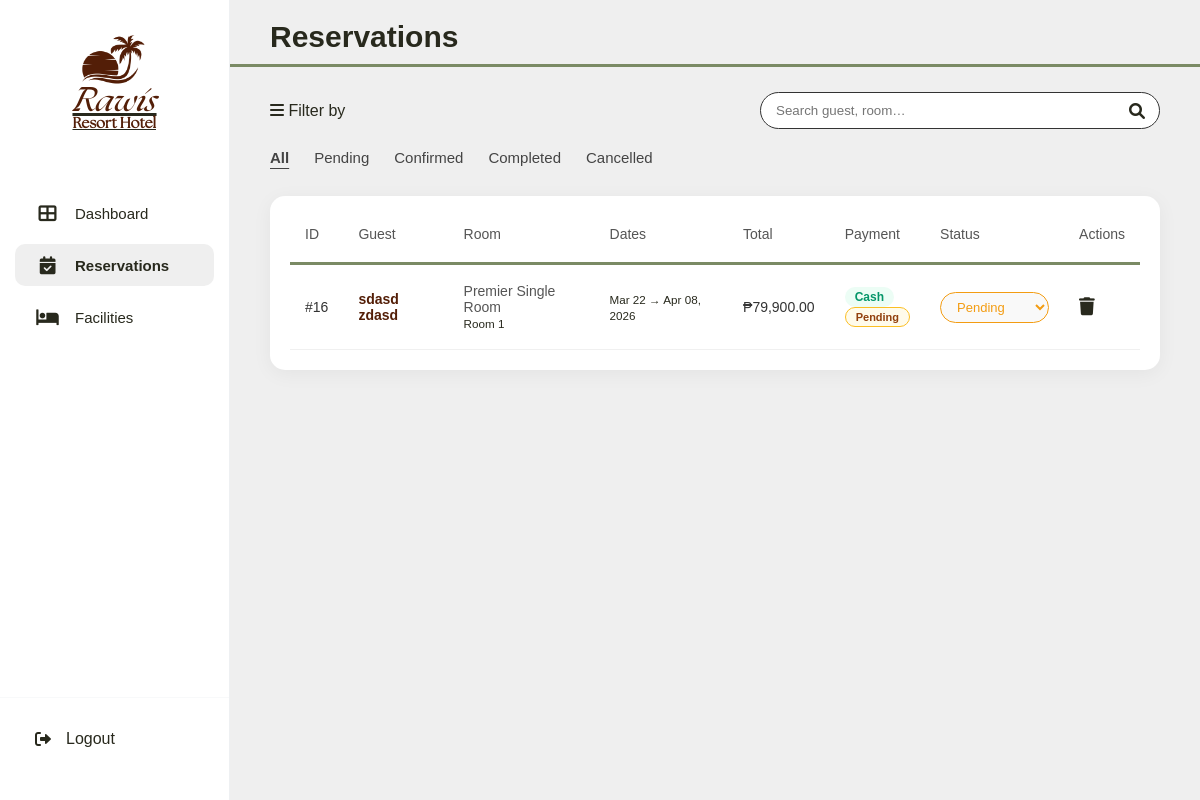
The app's page /admin/reservation.php (signed in) with its own data.
### tables this page shows
CREATE TABLE `reservations` (
  `reservation_id` int(11) NOT NULL AUTO_INCREMENT,
  `guest_id` int(10) unsigned NOT NULL,
  `room_id` int(11) NOT NULL,
  `check_in_date` date NOT NULL,
  `check_out_date` date NOT NULL,
  `num_guests` int(11) NOT NULL,
  `reservation_status` enum('Pending','Confirmed','Cancelled','Completed') DEFAULT 'Pending',
  `extra_requests` text DEFAULT NULL,
  `created_at` timestamp NULL DEFAULT current_timestamp(),
  `extra_guests` int(11) NOT NULL DEFAULT 0,
  `extra_beds` int(11) NOT NULL DEFAULT 0,
  PRIMARY KEY (`reservation_id`),
  KEY `guest_id` (`guest_id`),
  KEY `room_id` (`room_id`),
  CONSTRAINT `reservations_ibfk_1` FOREIGN KEY (`guest_id`) REFERENCES `users` (`id`) ON DELETE CASCADE,
  CONSTRAINT `reservations_ibfk_2` FOREIGN KEY (`room_id`) REFERENCES `rooms` (`room_id`) ON DELETE CASCADE
);

CREATE TABLE `users` (
  `id` int(10) unsigned NOT NULL AUTO_INCREMENT,
  `username` varchar(150) NOT NULL,
  `password` varchar(255) NOT NULL,
  `first_name` varchar(255) DEFAULT NULL,
  `last_name` varchar(255) DEFAULT NULL,
  `phone_number` varchar(255) DEFAULT NULL,
  `created_at` timestamp NULL DEFAULT current_timestamp(),
  `role` enum('admin','guest') NOT NULL DEFAULT 'guest',
  PRIMARY KEY (`id`),
  UNIQUE KEY `username` (`username`)
);

CREATE TABLE `rooms` (
  `room_id` int(11) NOT NULL AUTO_INCREMENT,
  `room_number` varchar(20) NOT NULL,
  `room_type` varchar(50) NOT NULL,
  `max_capacity` int(11) NOT NULL,
  `price_per_night` decimal(10,2) NOT NULL,
  `room_status` varchar(20) NOT NULL,
  `image_path` text DEFAULT NULL,
  `extra_guest_fee` decimal(10,2) NOT NULL DEFAULT 0.00,
  `extra_bed_fee` decimal(10,2) NOT NULL DEFAULT 0.00,
  `num_bedrooms` int(11) NOT NULL DEFAULT 1,
  `num_beds` int(11) NOT NULL DEFAULT 1,
  `bed_type` varchar(50) NOT NULL DEFAULT 'Double',
  PRIMARY KEY (`room_id`),
  UNIQUE KEY `room_number` (`room_number`)
);

CREATE TABLE `payments` (
  `payment_id` int(11) NOT NULL AUTO_INCREMENT,
  `reservation_id` int(11) NOT NULL,
  `amount_paid` decimal(10,2) NOT NULL,
  `payment_method` enum('Cash','GCash','Card') NOT NULL,
  `payment_status` enum('Pending','Awaiting Verification','Completed','Rejected','Refunded') DEFAULT 'Pending',
  `reference_number` varchar(100) DEFAULT NULL,
  `notes` text DEFAULT NULL,
  `payment_date` timestamp NULL DEFAULT current_timestamp(),
  `card_last4` varchar(4) DEFAULT NULL,
  PRIMARY KEY (`payment_id`),
  KEY `fk_payment_reservation` (`reservation_id`),
  CONSTRAINT `fk_payment_reservation` FOREIGN KEY (`reservation_id`) REFERENCES `reservations` (`reservation_id`) ON DELETE CASCADE
);

### admin/reservation.php (the view, shortened to what this page needs)
<?php
require_once __DIR__ . "/../php/config.php";
$reservations = $conn->query("
    SELECT r.*,
           u.first_name, u.last_name, u.phone_number,
           rm.room_number, rm.room_type, rm.price_per_night,
           (rm.price_per_night * DATEDIFF(r.check_out_date, r.check_in_date)) AS base_amount,
           p.payment_id, p.payment_method, p.payment_status, p.reference_number, p.amount_paid
    FROM reservations r
    JOIN users u  ON r.guest_id = u.id
    JOIN rooms rm ON r.room_id  = rm.room_id
    LEFT JOIN payments p ON p.reservation_id = r.reservation_id
    ORDER BY
        CASE p.payment_status
            WHEN 'Awaiting Verification' THEN 1
            WHEN 'Pending' THEN 2
            ELSE 3
        END,
        r.created_at DESC
");
function payBadge($s) {
    $map = [
        'Pending'               => 'pay-pending',
        'Awaiting Verification' => 'pay-awaiting',
        'Completed'             => 'pay-completed',
        'Rejected'              => 'pay-rejected',
        'Refunded'              => 'pay-refunded',
    ];
    $cls = $map[$s] ?? 'pay-pending';
    return "<span class='pay-badge {$cls}'>" . htmlspecialchars($s) . "</span>";
}
?>
<!DOCTYPE html>
<html lang="en">
<head>
</head>
<body>
<?php require_once __DIR__ . '/sidebar.php'; ?>
<main class="main-content">
    <div class="section-title">
        <h1>Reservations</h1>
        <hr class="header-line">
        <div class="toolbar">
            <div class="filter-group"><i class="fas fa-bars"></i> Filter by</div>
            <div class="search-add">
                <div class="search-bar">
                    <input type="text" id="searchInput" placeholder="Search guest, room…" oninput="filterTable()">
                    <i class="fas fa-search"></i>
                </div>
            </div>
        </div>
        <div class="status-filters">
            <a href="#" class="active" onclick="filterByStatus('all',this)">All</a>
            <a href="#" onclick="filterByStatus('Pending',this)">Pending</a>
            <a href="#" onclick="filterByStatus('Confirmed',this)">Confirmed</a>
            <a href="#" onclick="filterByStatus('Completed',this)">Completed</a>
            <a href="#" onclick="filterByStatus('Cancelled',this)">Cancelled</a>
        </div>
    </div>
    <div class="table-container">
        <table class="custom-table" id="resTable">
            <thead>
                <tr>
                    <th>ID</th>
                    <th>Guest</th>
                    <th>Room</th>
                    <th>Dates</th>
                    <th>Total</th>
                    <th>Payment</th>
                    <th>Status</th>
                    <th>Actions</th>
                </tr>
            </thead>
            <tbody>
                <?php while ($row = $reservations->fetch_assoc()):
                    $total = $row["amount_paid"] ?? $row["base_amount"];
                    $rowClass = ($row["payment_status"] === "Awaiting Verification") ? "row-awaiting" : "";
                    $pmClass = match($row["payment_method"]) {
                        "Cash"  => "pm-cash",
                        "GCash" => "pm-gcash",
                        "Card"  => "pm-card",
                        default => ""
                    };
                ?>
                <tr class="<?= $rowClass; ?>"
                    data-status="<?= htmlspecialchars($row["reservation_status"]); ?>">
                    <td class="id-column">#<?= $row["reservation_id"]; ?></td>
                    <td class="bold-text">
                        <a href="#" class="guest-link"
                           data-id="<?= $row["reservation_id"]; ?>"
                           data-name="<?= htmlspecialchars($row["first_name"] . " " . $row["last_name"]); ?>"
                           data-phone="<?= htmlspecialchars($row["phone_number"]); ?>"
                           data-room="<?= htmlspecialchars($row["room_number"] . " - " . $row["room_type"]); ?>"
                           data-checkin="<?= date("M d, Y", strtotime($row["check_in_date"])); ?>"
                           data-checkout="<?= date("M d, Y", strtotime($row["check_out_date"])); ?>"
                           data-status="<?= htmlspecialchars($row["reservation_status"]); ?>"
                           data-pay-method="<?= htmlspecialchars($row["payment_method"] ?? "-"); ?>"
                           data-pay-status="<?= htmlspecialchars($row["payment_status"] ?? "-"); ?>"
                           data-pay-ref="<?= htmlspecialchars($row["reference_number"] ?? ""); ?>"
                           data-pay-amount="<?= number_format($total, 2); ?>"
                           onclick="openReservationModal(event)">
                            <?= htmlspecialchars($row["first_name"] . " " . $row["last_name"]); ?>
                        </a>
                        <br>
                    </td>
                    <td>
                        <span class="room-type-tag"><?= htmlspecialchars($row["room_type"]); ?></span>
                        <br><small>Room <?= htmlspecialchars($row["room_number"]); ?></small>
                    </td>
                    <td>
                        <small><?= date("M d", strtotime($row["check_in_date"])); ?> → <?= date("M d, Y", strtotime($row["check_out_date"])); ?></small>
                    </td>
                    <td>₱<?= number_format($total, 2); ?></td>
                    <td>
                        <?php if ($row["payment_method"]): ?>
                            <span class="pm-pill <?= $pmClass; ?>">
                                <?= htmlspecialchars($row["payment_method"]); ?>
                            </span><br>
                        <?php endif; ?>
                        <?= payBadge($row["payment_status"] ?? "Pending"); ?>
                    </td>
                    <td>
                        <form method="POST" class="status-form">
                            <select name="reservation_status"
                                    class="status-select <?= strtolower($row["reservation_status"]); ?>"
                                    onchange="this.form.submit()">
                                <option value="Pending"   <?= $row["reservation_status"]==='Pending'   ?'selected':''; ?>>Pending</option>
                            </select>
                        </form>
                    </td>
                    <td class="actions-cell">
                        <div class="action-icons">
                            <a href="reservation.php?delete=<?= $row["reservation_id"]; ?>"
                               onclick="return confirm('Delete this reservation?');" class="delete-btn" title="Delete">
                                <i class="fas fa-trash"></i>
                            </a>
                        </div>
                    </td>
                </tr>
                <?php endwhile; ?>
            </tbody>
        </table>
    </div>
</main>
</body>
</html>

### assets/css/admin.css (style rules this page uses)
* { margin: 0; padding: 0; box-sizing: border-box; font-family: 'Poppins', sans-serif; color: #28291d; }
body { padding-left: 230px; background-color: #f4f7f6; }
.main-content { padding: 40px; background-color: #efefef; min-height: 100vh; }
.section-title h1 { font-size: 30px; margin-bottom: 10px; margin-top: -20px; }
.header-line { border: none; height: 3px; background-color: #7a8a64; width: calc(100% + 80px); margin: 0 -40px 25px -40px; }
.toolbar { justify-content: space-between; display: flex; align-items: center; gap: 20px; margin-bottom: 20px; }
.search-add { display: flex; align-items: center; gap: 20px; }
.search-bar { position: relative; flex-grow: 1; width: 400px; }
.search-bar input { width: 100%; padding: 10px 40px 10px 15px; border-radius: 20px; border: 1px solid #333; outline: none; }
.search-bar i { position: absolute; right: 15px; top: 50%; transform: translateY(-50%); }
.status-filters { margin-bottom: 30px; display: flex; gap: 25px; }
.status-filters a { text-decoration: none; color: #444; font-size: 15px; }
.status-filters a.active { font-weight: 700; text-decoration: underline; text-underline-offset: 5px; }
.guest-link { color: #531e07; text-decoration: none; cursor: pointer; font-weight: 600; border-bottom: 2px solid transparent; transition: border-color 0.2s ease; }
.table-container { background-color: white; border-radius: 15px; padding: 10px 20px 20px 20px; box-shadow: 0 4px 20px rgba(0,0,0,0.05); overflow-x: auto; }
.custom-table { width: 100%; border-collapse: collapse; font-size: 14px; }
.custom-table thead th { text-align: left; padding: 20px 15px; color: #555; font-weight: 500; border-bottom: 3px solid #7a8a64; }
.custom-table tbody td { padding: 18px 15px; border-bottom: 1px solid #f0f0f0; color: #333; vertical-align: middle; }
.id-column { color: #888; font-weight: 500; }
.bold-text { font-weight: 600; color: #000; }
.room-type-tag { color: #555; font-weight: 500; }
.status-select { padding: 6px 12px; border-radius: 20px; border: 1px solid #ddd; font-size: 13px; font-weight: 500; cursor: pointer; outline: none; background-color: #f9f9f9; }
.status-select.pending { border-color: #f39c12; color: #f39c12; }
.action-icons { display: flex; gap: 15px; font-size: 18px; }
.action-icons a { color: #333; transition: 0.2s; }
table { border: none !important; }

### admin/reservation.php (style rules this page uses)
.pay-badge { display: inline-block; padding: 3px 10px; border-radius: 20px; font-size: 11px; font-weight: 700; white-space: nowrap; }
.pay-pending { background:#fffbeb; color:#92400e; border:1px solid #fbbf24; }
.pm-pill { display: inline-flex; align-items: center; gap: 5px; font-size: 12px; font-weight: 600; padding: 3px 10px; border-radius: 20px; }
.pm-cash { background:#ecfdf5; color:#059669; }

### records on screen
reservations: reservation_id "16", guest.last_name "sdasd zdasd", room.room_type "Premier Single Room", room.room_number "1", check_in_date "Mar 22", check_out_date "Apr 08, 2026", payments.amount_paid "79,900.00", payments.payment_method "Cash", payments.payment_status "Pending", reservation_status "Pending"
